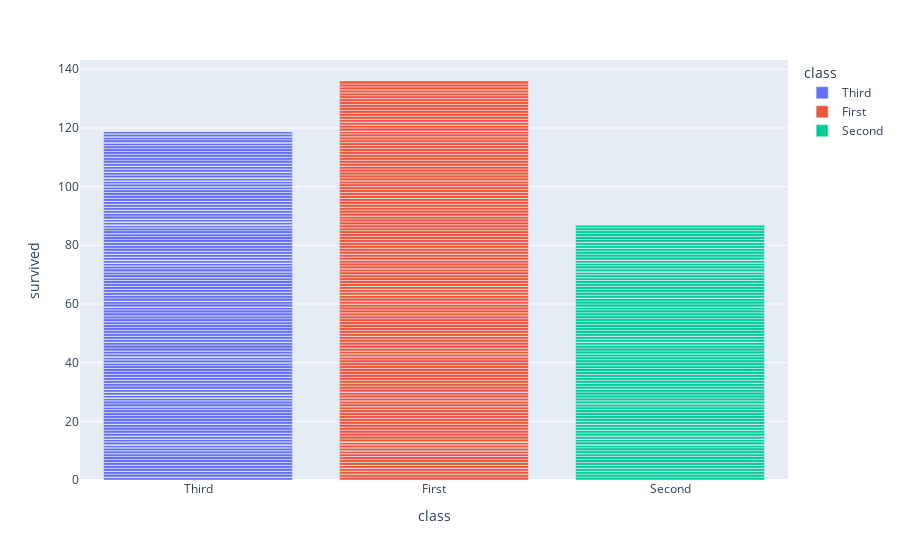

The code cell stored with this chart in its notebook:
### Code cell
px.bar(df, x='class', y='survived', color='class')

### Figure 1 — Plotly figure (JSON) as saved in the notebook; plotly's stock layout.template omitted (floating-point values rounded to 4 significant figures; data arrays with more than 128 entries replaced by an {"elided": "..."} marker saying what was removed)
{"data": [{"alignmentgroup": "True", "hovertemplate": "class=%{x}<br>survived=%{y}<extra></extra>", "legendgroup": "Third", "marker": {"color": "#636efa"}, "name": "Third", "offsetgroup": "Third", "orientation": "v", "showlegend": true, "textposition": "auto", "type": "bar", "x": {"elided": "491 str values"}, "xaxis": "x", "y": {"elided": "491 int values"}, "yaxis": "y"}, {"alignmentgroup": "True", "hovertemplate": "class=%{x}<br>survived=%{y}<extra></extra>", "legendgroup": "First", "marker": {"color": "#EF553B"}, "name": "First", "offsetgroup": "First", "orientation": "v", "showlegend": true, "textposition": "auto", "type": "bar", "x": {"elided": "216 str values"}, "xaxis": "x", "y": {"elided": "216 int values"}, "yaxis": "y"}, {"alignmentgroup": "True", "hovertemplate": "class=%{x}<br>survived=%{y}<extra></extra>", "legendgroup": "Second", "marker": {"color": "#00cc96"}, "name": "Second", "offsetgroup": "Second", "orientation": "v", "showlegend": true, "textposition": "auto", "type": "bar", "x": {"elided": "184 str values"}, "xaxis": "x", "y": {"elided": "184 int values"}, "yaxis": "y"}], "layout": {"barmode": "relative", "legend": {"title": {"text": "class"}, "tracegroupgap": 0}, "margin": {"t": 60}, "xaxis": {"anchor": "y", "categoryarray": ["Third", "First", "Second"], "categoryorder": "array", "domain": [0, 1], "title": {"text": "class"}}, "yaxis": {"anchor": "x", "domain": [0, 1], "title": {"text": "survived"}}}}
